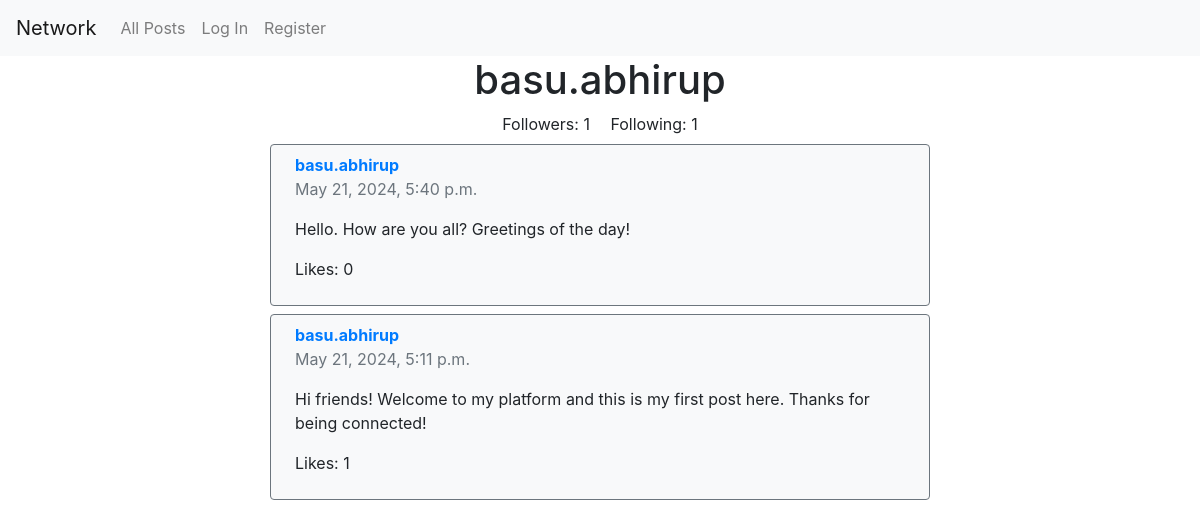
The app's page /profile/basu.abhirup, older data.
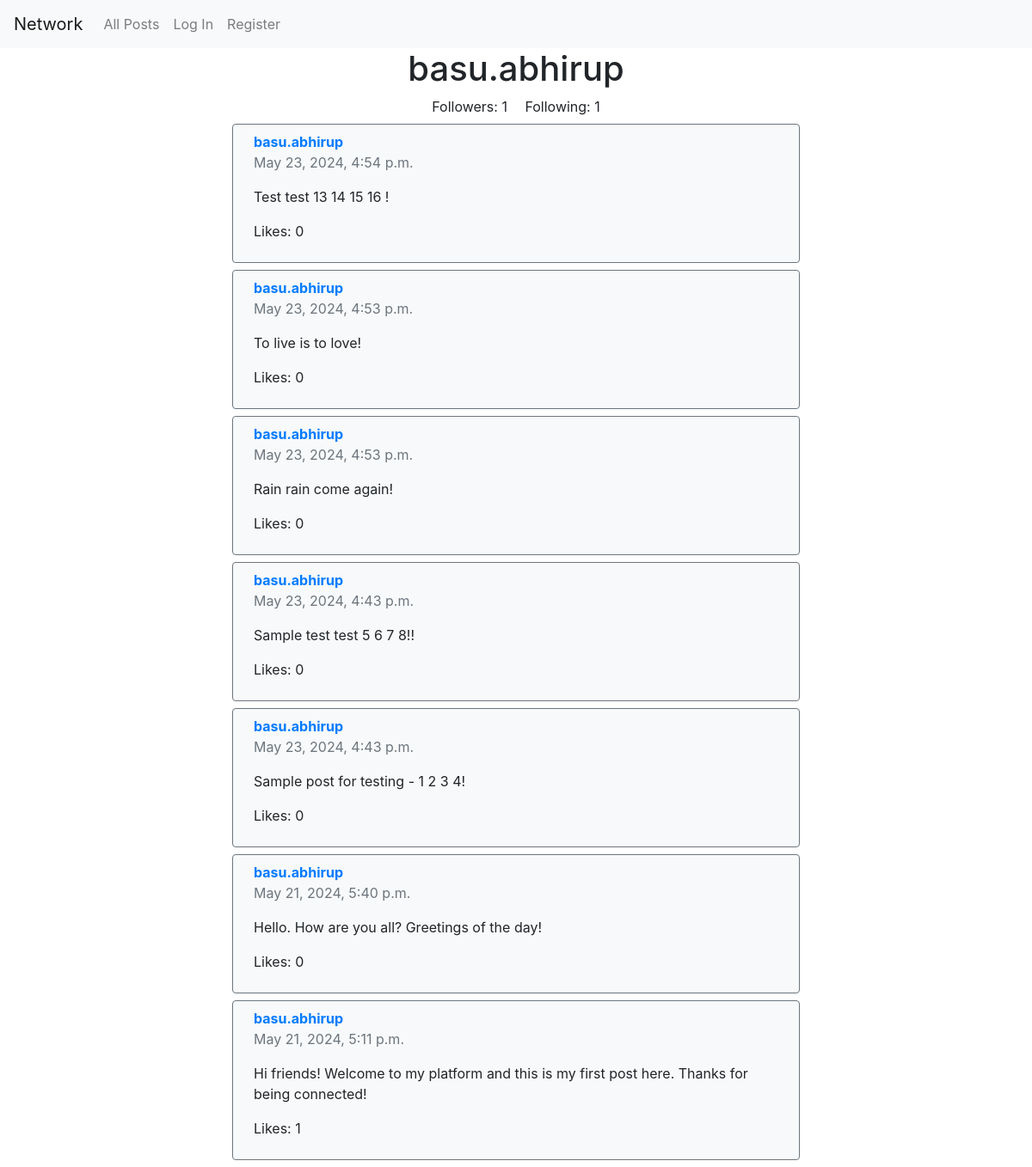
The same page, newer data.
### network/models.py (models this page shows, shortened)
class Post(models.Model):
  user = models.ForeignKey(User, on_delete=models.CASCADE)
  content = models.TextField()
  timestamp = models.DateTimeField(auto_now_add=True)
  likes = models.PositiveIntegerField(default=0)

class User(AbstractUser):
    pass

### network/views.py (the view)
# urls.py: path('profile/<str:username>', views.profile, name='profile'),
def profile(request, username):
  user = get_object_or_404(User, username=username)
  user_posts = Post.objects.filter(user=user).order_by('-timestamp')
  posts = []
  for post in user_posts:
    if request.user.is_authenticated:
      already_liked = post.liked_by.filter(user=request.user).exists()
      posts.append({
        'post': post,
        'already_liked': already_liked
      })
    else:
      posts.append({
        'post': post
      })
  paginator = Paginator(posts, 10)
  page_number = request.GET.get('page')
  page_obj = paginator.get_page(page_number)
  follower_count = user.followers.count()
  following_count = user.following.count()  # Optional, depending on your model
  show_follow_button = request.user != user and request.user.is_authenticated
  following = False
  if show_follow_button:
    following = Follower.objects.filter(follower=request.user, following=user).exists()
  return render(request, 'network/profile.html', {
      'profile_user': user,
      'posts': page_obj,
      'follower_count': follower_count,
      'following_count': following_count,
      'following': following,
      'show_follow_button': show_follow_button,
      'paginator': paginator
  })

### network/templates/network/profile.html (shortened to what this page needs)
{% extends "network/layout.html" %}
{% block body %}
    <h1>{{ profile_user.username }}</h1>
    <div class="container text-center mb-2">
        <span id="followers" class="mx-2">Followers: {{ follower_count }}</span>
        <span id="following" class="mx-2">Following: {{ following_count }}</span>
    </div>
    <div class="post-container">
        {% for post in posts %}
            <div class="post px-4 py-2 border border border-secondary rounded bg-light mb-2 w-100">
                <p class="mb-0 d-inline-block mr-3"><a href="{% url 'profile' post.post.user.username %}"><strong>{{ post.post.user.username }}</strong></a></p>
                <p class="text-muted mt-0">{{ post.post.timestamp }}</p>
                <p id="post-content-{{ post.post.id }}">{{ post.post.content }}</p>
                <p id="like-count-{{ post.post.id }}">Likes: {{ post.post.likes }}</p>
            </div>
        {% endfor %}
    </div>
{% endblock %}

Row changes from the older to the newer data that the page shows:
added Post: post.user.username "basu.abhirup", post.timestamp "May 23, 2024, 4:54 p.m.", post.content "Test test 13 14 15 16 !", post.likes "0"
added Post: post.user.username "basu.abhirup", post.timestamp "May 23, 2024, 4:53 p.m.", post.content "To live is to love!", post.likes "0"
added Post: post.user.username "basu.abhirup", post.timestamp "May 23, 2024, 4:53 p.m.", post.content "Rain rain come again!", post.likes "0"
added Post: post.user.username "basu.abhirup", post.timestamp "May 23, 2024, 4:43 p.m.", post.content "Sample test test 5 6 7 8!!", post.likes "0"
added Post: post.user.username "basu.abhirup", post.timestamp "May 23, 2024, 4:43 p.m.", post.content "Sample post for testing - 1 2 3 4!", post.likes "0"
